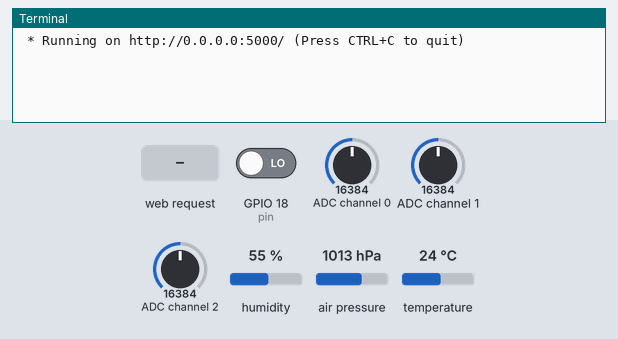
Recording of a program running on a simulated Raspberry Pi (BCM pin numbers). Parts: the last lines printed to the terminal. Inputs (shaded band) come from the test bench; at power-on: GPIO 18 (pin) LOW, ADC channel 0 = 16384, ADC channel 1 = 16384, ADC channel 2 = 16384, humidity 55 %, air pressure 1013 hPa, temperature 24 °C (analog values on the 0–32767 scale). The clock reads 2024-03-15 10:24:30 at power-on unless the program sets it; library files of the repository ran but are not shown: ADS1115.py, BME280.py.

Above: at 1.2 s.
1.3 s: HTTP request for /battery received
At 1.9 s:
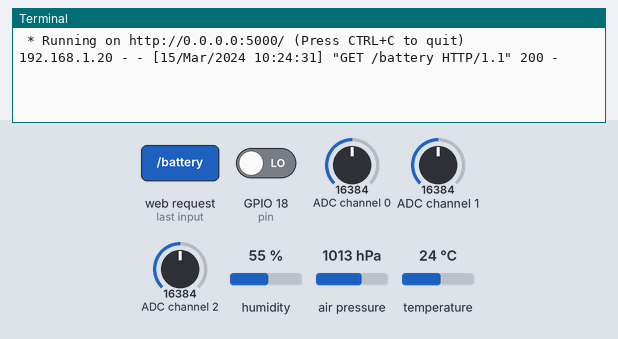
2.8 s: HTTP request for /solar received
At 4.0 s:
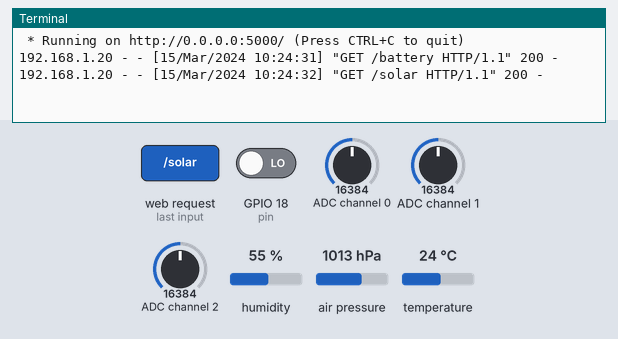
4.3 s: HTTP request for /wind received
At 5.3 s:
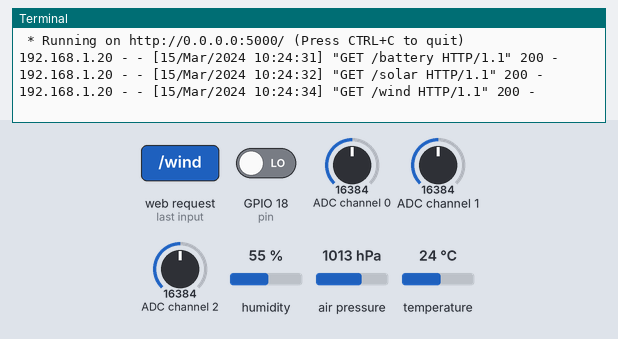
5.8 s: HTTP request for /bme280 received
At 6.5 s:
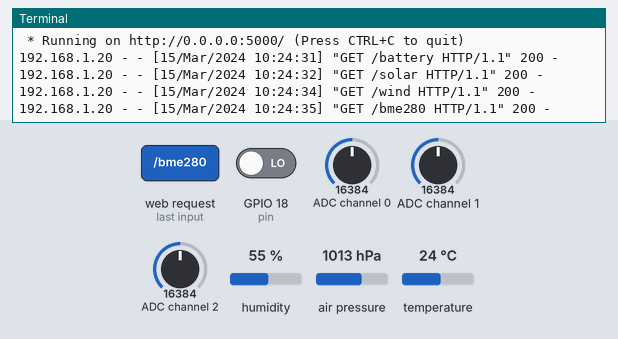
7.3 s: HTTP request for /rain received
At 8.5 s:
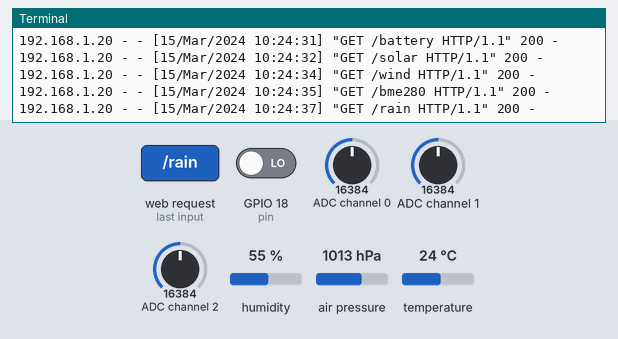
8.8 s: HTTP request for /all received
At 9.8 s:
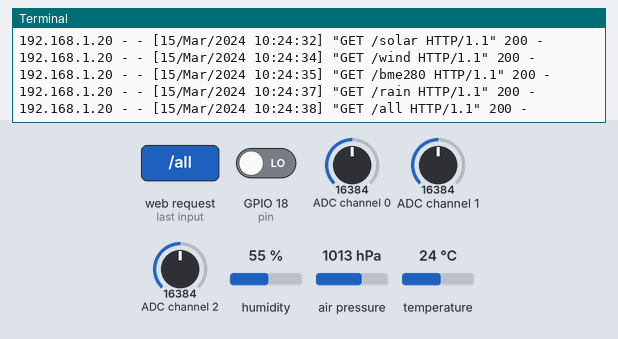

Measured:
- after the input at 1.3 s, the terminal: prints a new line at once (image 1)
- after the input at 2.8 s, the terminal: prints a new line at once (image 2)
- after the input at 4.3 s, the terminal: prints a new line at once (image 3)
- after the input at 5.8 s, the terminal: prints a new line at once (image 4)
- after the input at 7.3 s, the terminal: prints a new line at once (image 5)
- after the input at 8.8 s, the terminal: prints a new line at once (image 6)

The program:

server.py
```python
from flask import Flask, jsonify
import time
from sensors import ADS1115, BME280, RainDropSensor
import json

# Initialisierung der Sensoren
ads1115 = ADS1115.ADS1115(i2c_address=0x48)
bme280 = BME280.BME280(i2c_address=0x76)
rain_sensor = RainDropSensor.RainDropSensor(pin=18)

# Flask-App initialisieren
app = Flask(__name__)

def format_value(value):
    return round(value, 2)

def get_safe_json(data):
    try:
        return json.dumps(data)
    except Exception as e:
        return json.dumps({'error': str(e)})

@app.route('/battery', methods=['GET'])
def get_battery_voltage():
    voltage = format_value(ads1115.get_channel_0_voltage())
    retry_counter = 0
    while voltage == 0: # this is physically not possible -> system would be dead
        retry_counter += 1
        print('Voltage measurement was 0, trying to get another measurement, retry_counter:', retry_counter)
        voltage = format_value(ads1115.get_channel_0_voltage())
        if retry_counter > 2:
            return {'battery_voltage': -1}
    return get_safe_json({'battery_voltage': voltage})

@app.route('/solar', methods=['GET'])
def get_solar_voltage():
    voltage = format_value(ads1115.get_channel_1_voltage())
    return get_safe_json({'solar_voltage': voltage})

@app.route('/wind', methods=['GET'])
def get_wind_voltage():
    voltage = format_value(ads1115.get_channel_2_voltage())
    return get_safe_json({'wind_voltage': voltage})

@app.route('/bme280', methods=['GET'])
def get_bme280_data():
    bme_data = bme280.get_all()
    return get_safe_json({
        'Temperature': format_value(bme_data.get('temperature', 0)),
        'Pressure': format_value(bme_data.get('pressure', 0)),
        'Humidity': format_value(bme_data.get('humidity', 0))
    })

@app.route('/rain', methods=['GET'])
def get_rain_status():
    if rain_sensor.is_raining():
        return get_safe_json({'Rain Status': 'It is raining.'})
    else:
        return get_safe_json({'Rain Status': 'It is dry.'})

@app.route('/all', methods=['GET'])
def get_all_data():
    battery_voltage = format_value(ads1115.get_channel_0_voltage())
    solar_voltage = format_value(ads1115.get_channel_1_voltage())
    wind_voltage = format_value(ads1115.get_channel_2_voltage())
    bme_data = bme280.get_all()
    rain_status = 'It is raining.' if rain_sensor.is_raining() else 'It is dry.'

    return get_safe_json({
        'battery_voltage': battery_voltage,
        'solar_voltage': solar_voltage,
        'wind_voltage': wind_voltage,
        'temperature': format_value(bme_data.get('temperature', 0)),
        'pressure': format_value(bme_data.get('pressure', 0)),
        'humidity': format_value(bme_data.get('humidity', 0)),
        'rain_status': rain_status
    })

if __name__ == '__main__':
    app.run(host='0.0.0.0', port=5000)
```

RainDropSensor.py
```python
import RPi.GPIO as GPIO

class RainDropSensor:
    def __init__(self, pin):
        self.pin = pin
        GPIO.setmode(GPIO.BCM)
        GPIO.setup(self.pin, GPIO.IN)

    def is_raining(self):
        return GPIO.input(self.pin) == 0  # 0 means rain, 1 is dry

    def cleanup(self):
        GPIO.cleanup(self.pin)
```
